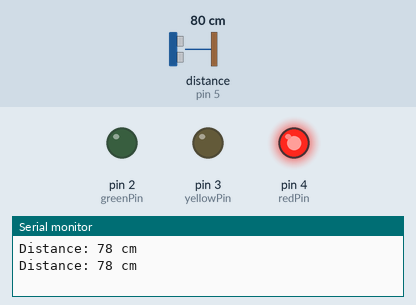
Bench run of a sketch on a simulated Arduino Uno, built with avr-gcc and run on an emulated ATmega328P. On the bench: output pins drawn as LEDs (lit = HIGH), the last lines printed to the serial monitor. Wiring (inferred from the names in the program): ultrasonic range finder: trigger pin 6; echo pin 5. The inputs (shaded band) are chosen by the test bench; at power-on: distance to the obstacle (sensor on pin 5) 80 cm. The echo pulse lasts 58.3 µs per cm; pins used as bus, display or sensor lines are not drawn.

Above: at 1.8 s.
1.9 s: distance to the obstacle (sensor on pin 5) set to 23 cm
5.2 s: distance to the obstacle (sensor on pin 5) set to 19 cm
At 8.6 s:
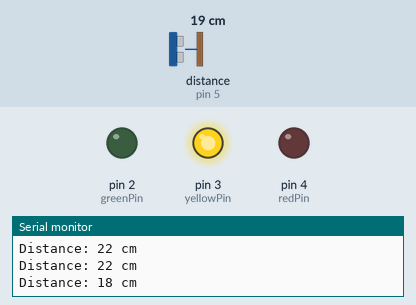
At 9.3 s:
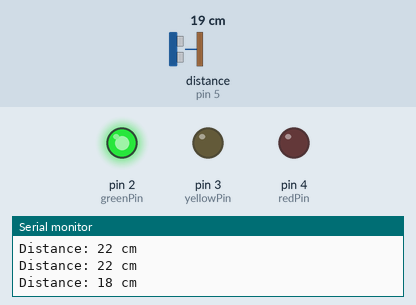
Timing chart, 0 to 15.3 s (numbered marks = the images above; inputs shaded):
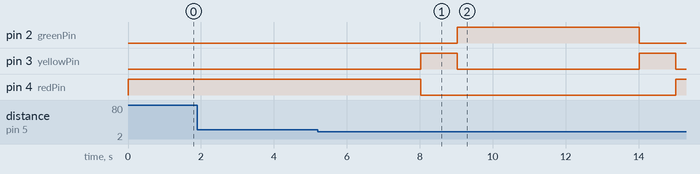

The sketch:

smartLights.ino
```cpp
// Constants
const int triggerPin = 6;
const int echoPin = 5;
const int redPin = 4;
const int yellowPin = 3;
const int greenPin = 2;

// Variables
long duration;
int distance;

void setup() {
  // Set the pin modes
  pinMode(triggerPin, OUTPUT);
  pinMode(echoPin, INPUT);
  pinMode(redPin, OUTPUT);
  pinMode(yellowPin, OUTPUT);
  pinMode(greenPin, OUTPUT);

  // Initialize the Serial communication
  Serial.begin(9600);
}

void loop() {
  // Generate ultrasonic pulse
  digitalWrite(triggerPin, LOW);
  delayMicroseconds(2);
  digitalWrite(triggerPin, HIGH);
  delayMicroseconds(10);
  digitalWrite(triggerPin, LOW);

  // Measure the distance
  duration = pulseIn(echoPin, HIGH);
  distance = duration * 0.034 / 2;

  // Print the distance on the Serial monitor
  Serial.print("Distance: ");
  Serial.print(distance);
  Serial.println(" cm");

  // Check if the distance is less than 20 cm
  if (distance < 20) {
    // Traffic light sequence: Red -> Yellow -> Green
    digitalWrite(redPin, HIGH);
    digitalWrite(yellowPin, LOW);
    digitalWrite(greenPin, LOW);
    delay(2000);

    digitalWrite(redPin, LOW);
    digitalWrite(yellowPin, HIGH);
    digitalWrite(greenPin, LOW);
    delay(1000);

    digitalWrite(redPin, LOW);
    digitalWrite(yellowPin, LOW);
    digitalWrite(greenPin, HIGH);
    delay(5000);


    digitalWrite(redPin, LOW);
    digitalWrite(yellowPin, HIGH);
    digitalWrite(greenPin, LOW);
    delay(1000);


  } else {
    // If the distance is greater than or equal to 20 cm, turn on only the red light
    digitalWrite(redPin, HIGH);
    digitalWrite(yellowPin, LOW);
    digitalWrite(greenPin, LOW);
    delay(1000);
  }
}
```

Measured:
- the behaviour switches between 21 and 20 cm on distance to the obstacle (sensor on pin 5) (found by bisection; images 0 and 1)
- after the input at 5.2 s, pin 2 (greenPin): LOW → HIGH after 3.8 s, → LOW 5.0 s later; pin 3 (yellowPin): alternates HIGH for 1.0 s and LOW for 5.0 s, starting after 2.8 s; pin 4 (redPin): HIGH → LOW after 2.8 s, → HIGH 7.0 s later
